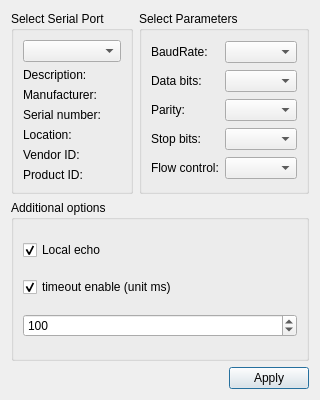
<?xml version="1.0" encoding="UTF-8"?>
<ui version="4.0">
 <class>SettingsDialog</class>
 <widget class="QDialog" name="SettingsDialog">
  <property name="geometry">
   <rect>
    <x>0</x>
    <y>0</y>
    <width>320</width>
    <height>400</height>
   </rect>
  </property>
  <property name="windowTitle">
   <string>Settings</string>
  </property>
  <layout class="QGridLayout" name="gridLayout_3">
   <item row="0" column="1">
    <widget class="QGroupBox" name="parametersBox">
     <property name="title">
      <string>Select Parameters</string>
     </property>
     <layout class="QGridLayout" name="gridLayout_2">
      <item row="0" column="0">
       <widget class="QLabel" name="baudRateLabel">
        <property name="text">
         <string>BaudRate:</string>
        </property>
       </widget>
      </item>
      <item row="0" column="1">
       <widget class="QComboBox" name="baudRateBox"/>
      </item>
      <item row="1" column="0">
       <widget class="QLabel" name="dataBitsLabel">
        <property name="text">
         <string>Data bits:</string>
        </property>
       </widget>
      </item>
      <item row="1" column="1">
       <widget class="QComboBox" name="dataBitsBox"/>
      </item>
      <item row="2" column="0">
       <widget class="QLabel" name="parityLabel">
        <property name="text">
         <string>Parity:</string>
        </property>
       </widget>
      </item>
      <item row="2" column="1">
       <widget class="QComboBox" name="parityBox"/>
      </item>
      <item row="3" column="0">
       <widget class="QLabel" name="stopBitsLabel">
        <property name="text">
         <string>Stop bits:</string>
        </property>
       </widget>
      </item>
      <item row="3" column="1">
       <widget class="QComboBox" name="stopBitsBox"/>
      </item>
      <item row="4" column="0">
       <widget class="QLabel" name="flowControlLabel">
        <property name="text">
         <string>Flow control:</string>
        </property>
       </widget>
      </item>
      <item row="4" column="1">
       <widget class="QComboBox" name="flowControlBox"/>
      </item>
     </layout>
    </widget>
   </item>
   <item row="0" column="0">
    <widget class="QGroupBox" name="selectBox">
     <property name="title">
      <string>Select Serial Port</string>
     </property>
     <layout class="QGridLayout" name="gridLayout">
      <item row="0" column="0">
       <widget class="QComboBox" name="serialPortInfoListBox"/>
      </item>
      <item row="1" column="0">
       <widget class="QLabel" name="descriptionLabel">
        <property name="text">
         <string>Description:</string>
        </property>
       </widget>
      </item>
      <item row="2" column="0">
       <widget class="QLabel" name="manufacturerLabel">
        <property name="text">
         <string>Manufacturer:</string>
        </property>
       </widget>
      </item>
      <item row="3" column="0">
       <widget class="QLabel" name="serialNumberLabel">
        <property name="text">
         <string>Serial number:</string>
        </property>
       </widget>
      </item>
      <item row="4" column="0">
       <widget class="QLabel" name="locationLabel">
        <property name="text">
         <string>Location:</string>
        </property>
       </widget>
      </item>
      <item row="5" column="0">
       <widget class="QLabel" name="vidLabel">
        <property name="text">
         <string>Vendor ID:</string>
        </property>
       </widget>
      </item>
      <item row="6" column="0">
       <widget class="QLabel" name="pidLabel">
        <property name="text">
         <string>Product ID:</string>
        </property>
       </widget>
      </item>
     </layout>
    </widget>
   </item>
   <item row="2" column="0" colspan="2">
    <layout class="QHBoxLayout" name="horizontalLayout">
     <item>
      <spacer name="horizontalSpacer">
       <property name="orientation">
        <enum>Qt::Horizontal</enum>
       </property>
       <property name="sizeHint" stdset="0">
        <size>
         <width>96</width>
         <height>20</height>
        </size>
       </property>
      </spacer>
     </item>
     <item>
      <widget class="QPushButton" name="applyButton">
       <property name="text">
        <string>Apply</string>
       </property>
      </widget>
     </item>
    </layout>
   </item>
   <item row="1" column="0" colspan="2">
    <widget class="QGroupBox" name="additionalOptionsGroupBox">
     <property name="title">
      <string>Additional options</string>
     </property>
     <layout class="QVBoxLayout" name="verticalLayout">
      <item>
       <widget class="QCheckBox" name="localEchoCheckBox">
        <property name="text">
         <string>Local echo</string>
        </property>
        <property name="checked">
         <bool>true</bool>
        </property>
       </widget>
      </item>
      <item>
       <widget class="QCheckBox" name="timeoutCheckBox">
        <property name="text">
         <string>timeout enable (unit ms)</string>
        </property>
        <property name="checked">
         <bool>true</bool>
        </property>
       </widget>
      </item>
      <item>
       <widget class="QSpinBox" name="timeoutSpinBox">
        <property name="maximum">
         <number>5000</number>
        </property>
        <property name="value">
         <number>100</number>
        </property>
       </widget>
      </item>
     </layout>
    </widget>
   </item>
  </layout>
 </widget>
 <resources/>
 <connections/>
</ui>
